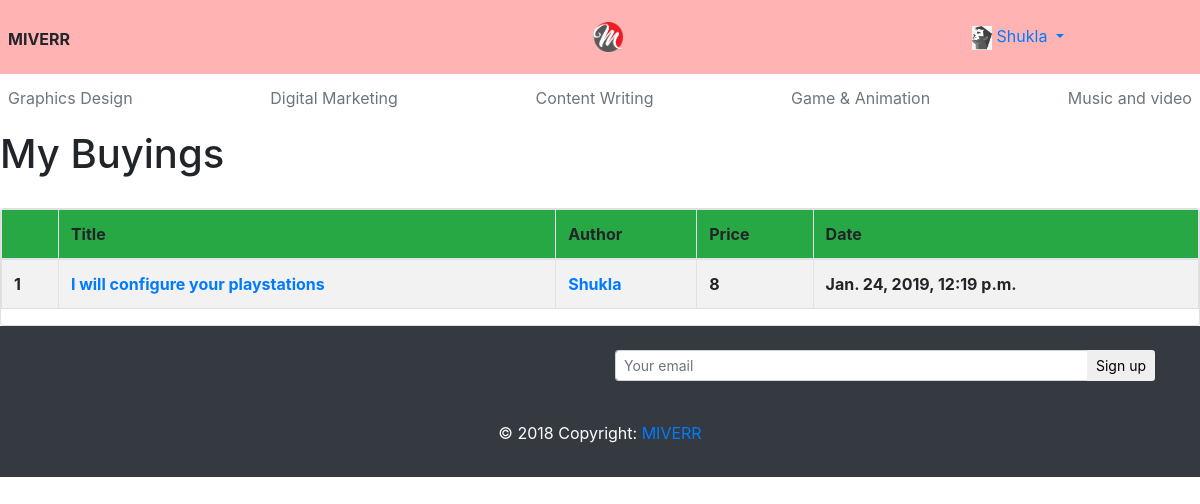
The app's page /gigs/myselling/ (signed in) with its own data.
### users/models.py (models this page shows, shortened)
class CustomUser(AbstractUser):
    email = models.EmailField(unique=True)
    avatar=models.CharField(max_length=500)
    about=models.CharField(max_length=1000)
    slogan=models.CharField(max_length=100)
    objects = CustomUserManager()

### miverrapp/models.py (models this page shows, shortened)
class purchase(models.Model):
    gig=models.ForeignKey(Gig,on_delete=models.CASCADE)
    buyer=models.ForeignKey(settings.AUTH_USER_MODEL,on_delete=models.CASCADE)
    time=models.DateTimeField(default=timezone.now)

class Gig(models.Model):
    CATEGORY_CHOICES=(
    ("GD","Graphic designing"),
    ("DM","Digital Marketing"),
    ("CW","Content-Writing"),
    ("GM","Game & Animation"),
    ("MV","Music and video"),
    )
    title=models.CharField(max_length=500)
    category=models.CharField(max_length=2,choices=CATEGORY_CHOICES)
    description=models.CharField(max_length=1000)
    price=models.IntegerField(default=6)
    photo=models.FileField(upload_to='gigs')
    status=models.BooleanField(default=True)
    user=models.ForeignKey(settings.AUTH_USER_MODEL,on_delete=models.CASCADE)
    create_time=models.DateTimeField(default=timezone.now)

### miverrapp/views.py (the view)
# urls.py: path("gigs/myselling/",views.my_selling,name="my_selling"),
@login_required(login_url="/users/login/")
def my_selling(request):
    p=purchase.objects.filter(gig__user=request.user)
    return render(request,'my_selling.html',{'purchases':p})

### users/backend.py (called while the page is built)
     def get_user(self, user_id):
        try:
            return get_user_model().objects.get(pk=user_id)
        except get_user_model().DoesNotExist:
            return None

### templates/my_selling.html
{% extends 'base.html' %}
{% load static %}
{% block body %}
<h1 style="margin-bottom:30px;">My Buyings</h1>
<div class="card card-default">
<table class="table table-bordered table-striped">
  <thead class="bg-success">
    <tr>
        <th></th>
        <th>Title</th>
        <th>Author</th>
        <th>Price</th>
        <th>Date</th>
    </tr>
  </thead>
  <tbody>
    {% for purchase in purchases %}
    <tr>
      <th>{{ forloop.counter }}</th>
      <th><a href="{% url 'miverrapp:gig_detail' purchase.gig.id %}">{{purchase.gig.title}}</a></th>
      <th><a href="{% url 'miverrapp:profile' purchase.buyer.username %}">{{purchase.gig.user.username}}</a></th>
      <th>{{purchase.gig.price}}</th>
      <th>{{purchase.time}}</th>
    </tr>
    {% endfor %}
  </tbody>
</table>
</div>
{% endblock %}

### templates/base.html (shortened to what this page needs)
{% load static %}
<!DOCTYPE html>
<html lang="en" dir="ltr">
  <head>
    <link rel="stylesheet" href="https://maxcdn.bootstrapcdn.com/bootstrap/4.0.0/css/bootstrap.min.css"><link rel="stylesheet" href="https://maxcdn.bootstrapcdn.com/bootstrap/4.0.0/css/bootstrap.min.css">
  </head>
  <body>
    <div>
    <header class="blog-header py-3 bg-light">
        <div class="row flex-nowrap justify-content-between align-items-center">
          <div class="col-4 pt-1 ml-2" >
            <b>MIVERR</b>
          </div>
          <div class="col-4 text-center">
            <a href="{% url 'miverrapp:home' %}"><img src="{% static 'img/logo.png' %}" class="fluid img1"  alt=""></a>
          </div>
          <div class="col-4 d-flex justify-content-center align-items-center mr-0">
          {% if user.is_authenticated %}
          <ul class="navbar-nav">
            <li class="nav-item dropdown">
              <a class="nav-link dropdown-toggle" href="#" id="navbardrop" data-toggle="dropdown">
                <img src="{% static 'img/avatar.jpg' %}" style="height:24px;" alt="">
                {{user.username}}
              </a>
            </li>
          </ul>
          {% else %}
          <a class="btn btn-sm btn-outline-success mr-1" href="{% url 'login' %}">Login</a>
          <a class="btn btn-sm btn-outline-secondary" href="{% url 'signup' %}">Sign up</a>
          {% endif %}
          </div>
        </div>
      </header>
    <div class="nav-scroller py-1 mb-2 ">
        <nav class="nav d-flex justify-content-between " >
          <a class="p-2 text-muted" href="/category/graphic-designing/">Graphics Design</a>
          <a class="p-2 text-muted" href="/category/digital-marketing/">Digital Marketing</a>
          <a class="p-2 text-muted" href="/category/content-writing/">Content Writing</a>
          <a class="p-2 text-muted" href="/category/game-animation/">Game & Animation</a>
          <a class="p-2 text-muted" href="/category/music-video/">Music and video</a>
        </nav>
      </div>
      </div>
    {% block body %}
    {% endblock %}
<div class='footer'>
<footer class="page-footer font-small bg-dark pt-4">
    <div class="container">
      <div class="row">
        <div class="col-md-6 mb-4">
        </div>
        <div class="col-md-6 mb-4">
          <form class="input-group">
            <input type="text" class="form-control form-control-sm" placeholder="Your email" aria-label="Your email" aria-describedby="basic-addon2">
            <div class="input-group-append">
              <button class="btn btn-sm btn-outline-white" type="button">Sign up</button>
            </div>
          </form>
        </div>
      </div>
    </div>
    <div class="footer-copyright text-center py-3"><p style=color:white;>© 2018 Copyright:
      <a href="">MIVERR</a></p>
    </div>
  </footer>
  </body>
</html>

### records on screen
CustomUser: username "Shukla"
purchase: gig "I will configure your playstations", gig.user.username "Shukla", gig.price "8", time "Jan. 24, 2019, 12:19 p.m."
